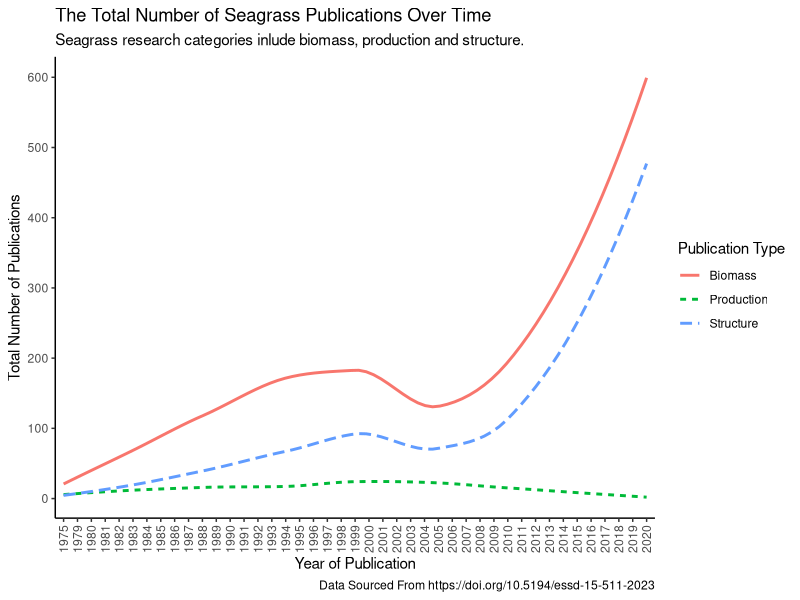
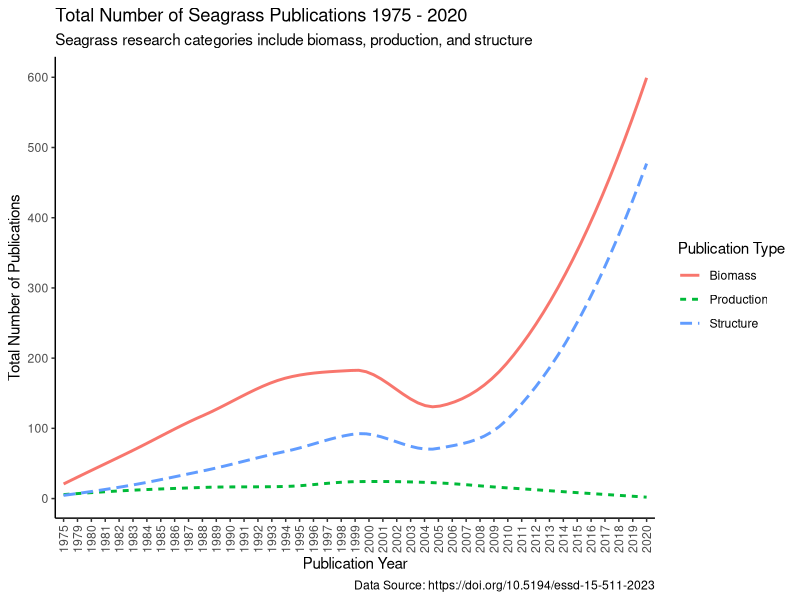

Write R code to recreate these figures, in order.
## ---- chunk 1
knitr::opts_chunk$set(echo = TRUE)
## ---- chunk 2
library(tidyverse)
## ---- chunk 3
seagrass<-read.csv("../data/SeagrassPubs.csv") # Read in data.
## ---- chunk 4
head(seagrass) # Look at data.
summary(seagrass) # Get summary of data.
glimpse(seagrass) # Look at data
## ---- chunk 5
# Extract author and year from reference column and create new data frame with these two variables separated.
seagrass1 <- seagrass %>% 
  mutate(Author = str_extract(string = Reference, pattern = "(?<=,\\s).+"),
         PubYear = str_extract(string = Reference, pattern = "[0-9]+")) %>% 
  select(Author:PubYear)
# Combine the Column for publication year to the original data frame using cbind function.
Pubyear = seagrass1$PubYear
seagrass2 <- cbind(seagrass, Pubyear) 
## ---- chunk 6
biomass<-seagrass2 %>% # Create new data frame and select which data frame to pull data from.
  group_by(Pubyear) %>% # Group publications by year.
  select(Pubyear, Seagr.biom.above.dm..g.m..2.) %>% # Select which 2 variables we are interested in using to tally.
   drop_na(Seagr.biom.above.dm..g.m..2.) %>% # Remove na values to only count the years with publications.
    tally() # Use tally function to get information on number of publications.
colnames(biomass) <- c("Pubyear", "tally1") # Create new column names.

biomass1<-seagrass2 %>% # Create new data frame and select which data frame to pull data from.
  group_by(Pubyear) %>%  # Group publications by year.
  select(Pubyear, Seagr.biom.below.dm..g.m..2.) %>% # Select which 2 variables we are interested in using to tally.
  drop_na(Seagr.biom.below.dm..g.m..2.) %>% # Remove na values to only count the years with publications.
    tally() # Use tally function to get information on number of publications.
colnames(biomass1) <- c("Pubyear", "tally2") # Create new column names.

biomass2<-seagrass2 %>% # Create new data frame and select which data frame to pull data from.
  group_by(Pubyear) %>%  # Group publications by year.
  select(Pubyear, Seagr.biom.tot.dm..g.m..2.) %>% # Select which 2 variables we are interested in using to tally.
  drop_na(Seagr.biom.tot.dm..g.m..2.) %>% # Remove na values to only count the years with publications.
    tally() # Use tally function to get information on number of publications.
colnames(biomass2) <- c("Pubyear", "tally3") # Create new column names.


# Organise data into one dataframe.

TBmass1 <- biomass %>%
  full_join(biomass1) # Combine tally columns for biomass and biomass1 into one dataframe.


TBmass2 <- TBmass1 %>%
  full_join(biomass2)  # Combine tally columns for TBmass1 and biomass2 into one dataframe. That puts all three tally columns into one dataframe.



TBmass2$tally1<-as.numeric(TBmass2$tally1) # Make tally1 numeric.
TBmass2$tally2<-as.numeric(TBmass2$tally2) # Make tally2 numeric.
TBmass2$tally3<-as.numeric(TBmass2$tally3) # Make tally3 numeric.

TBmass2[is.na(TBmass2)] <- 0 # Make all NA values equal 0

TBmass2$TotalBiomass<-rowSums(TBmass2[ , c("tally1", "tally2", "tally3")]) # Create new variable TotalBiomass that calculates the sum for each row for each publication year.

## ---- chunk 7
Structure1<-seagrass2 %>% # Create new data frame and select which data frame to pull data from.
  group_by(Pubyear) %>% # Group publications by year.
  select(Pubyear, Seagr.cov....) %>% # Select which 2 variables we are interested in using to tally.
   drop_na(Seagr.cov....) %>% # Remove na values to only count the years with publications.
    tally() # Use tally function to get information on number of publications.
colnames(Structure1) <- c("Pubyear", "tally1") # Create new column names.

Structure2<-seagrass2 %>% # Create new data frame and select which data frame to pull data from.
  group_by(Pubyear) %>%  # Group publications by year.
  select(Pubyear, Seagr.shoot.dens....m..2.) %>% # Select which 2 variables we are interested in using to tally.
  drop_na(Seagr.shoot.dens....m..2.) %>% # Remove na values to only count the years with publications.
    tally() # Use tally function to get information on number of publications.
colnames(Structure2) <- c("Pubyear", "tally2") # Create new column names.

Structure3<-seagrass2 %>% # Create new data frame and select which data frame to pull data from.
  group_by(Pubyear) %>%  # Group publications by year.
  select(Pubyear, Seagr.leaf.dens....m..2.) %>% # Select which 2 variables we are interested in using to tally.
  drop_na(Seagr.leaf.dens....m..2.) %>% # Remove na values to only count the years with publications.
    tally() # Use tally function to get information on number of publications.
colnames(Structure3) <- c("Pubyear", "tally3") # Create new column names.



# Organise data into one dataframe.

TStructure1 <- Structure1 %>%
  full_join(Structure2) # Combine tally columns for Structure1 and Structure2 into one dataframe.


TStructure2 <- TStructure1 %>%
  full_join(Structure3)  # Combine tally columns for TStructure1 and Structure3 into one dataframe. That puts all three tally columns into one dataframe.



TStructure2$tally1<-as.numeric(TStructure2$tally1) # Make tally1 numeric.
TStructure2$tally2<-as.numeric(TStructure2$tally2) # Make tally2 numeric.
TStructure2$tally3<-as.numeric(TStructure2$tally3) # Make tally3 numeric.

TStructure2[is.na(TStructure2)] <- 0 # Make all NA values equal 0

TStructure2$TotalStructure<-rowSums(TStructure2[ , c("tally1", "tally2", "tally3")]) # Create new variable TotalBiomass that calculates the sum for each row for each publication year.

## ---- chunk 8
Production1<-seagrass2 %>% #Create new data frame and select which data frame to pull data from.
  group_by(Pubyear) %>% # Group publications by year.
  select(Pubyear, Seagr.prod.above.dm..g.m..2.day.) %>% # Select which 2 variables we are interested in using to tally.
   drop_na(Seagr.prod.above.dm..g.m..2.day.) %>% # Remove na values to only count the years with publications.
    tally() # Use tally function to get information on number of publications.
colnames(Production1) <- c("Pubyear", "tally1") # Create new column names.

Production2<-seagrass2 %>% #Create new data frame and select which data frame to pull data from.
  group_by(Pubyear) %>%  # Group publications by year.
  select(Pubyear, Seagr.prod.below.dm..g.m..2.day.) %>% # Select which 2 variables we are interested in using to tally.
  drop_na(Seagr.prod.below.dm..g.m..2.day.) %>% # Remove na values to only count the years with publications.
    tally() # Use tally function to get information on number of publications.
colnames(Production2) <- c("Pubyear", "tally2") # Create new column names.

Production3<-seagrass2 %>% #Create new data frame and select which data frame to pull data from.
  group_by(Pubyear) %>%  # Group publications by year.
  select(Pubyear, Seagr.prod.total.dm..g.m..2.day.) %>% # Select which 2 variables we are interested in using to tally.
  drop_na(Seagr.prod.total.dm..g.m..2.day.) %>% # Remove na values to only count the years with publications.
    tally() # Use tally function to get information on number of publications.
colnames(Production3) <- c("Pubyear", "tally3") # Create new column names.




# Organise data into one dataframe.

TProduction1 <- Production1 %>%
  full_join(Production2) # Combine tally columns for Structure1 and Structure2 into one dataframe.


TProduction2 <- TProduction1 %>%
  full_join(Production3)  # Combine tally columns for TStructure1 and Structure3 into one dataframe. That puts all three tally columns into one dataframe.



TProduction2$tally1<-as.numeric(TProduction2$tally1) # Make tally1 numeric.
TProduction2$tally2<-as.numeric(TProduction2$tally2) # Make tally2 numeric.
TProduction2$tally3<-as.numeric(TProduction2$tally3) # Make tally3 numeric.

TProduction2[is.na(TProduction2)] <- 0 # Make all NA values equal 0

TProduction2$TotalProduction<-rowSums(TProduction2[ , c("tally1", "tally2", "tally3")]) # Create new variable TotalBiomass that calculates the sum for each row for each publication year.


## ---- chunk 9
# Join data into new data frame df_new using left join function. Join TBmass2 and Tstructure2 joining using Pubyear.
df_new <- 
  left_join(TBmass2, TStructure2, by = 'Pubyear') %>% 
  mutate(Pubyear = replace_na(Pubyear, 0)) # Replace na values with 0.

# Join data into new data frame df_new2 using left join function. Join df_new and TProduction2 joining using Pubyear.
df_new2 <- 
  left_join(df_new, TProduction2, by = 'Pubyear') %>% 
  mutate(Pubyear = replace_na(Pubyear, 0)) # Replace na values with 0.

summary(df_new2) # Look at new dataframe.


# Remove unwanted variables.
df_new2 <- subset(df_new2, select = -(tally1))
df_new2 <- subset(df_new2, select = -(tally2))
df_new2 <- subset(df_new2, select = -(tally3))
df_new2 <- subset(df_new2, select = -(tally1.x))
df_new2 <- subset(df_new2, select = -(tally1.y))
df_new2 <- subset(df_new2, select = -(tally2.x))
df_new2 <- subset(df_new2, select = -(tally2.y))
df_new2 <- subset(df_new2, select = -(tally3.x))
df_new2 <- subset(df_new2, select = -(tally3.y))

TotalData <- df_new2 # Create new dataframe called TotalData using data in df_new2
TotalData[is.na(TotalData)] <- 0 # Make all NA values equal 0
TotalData <- filter(TotalData, !Pubyear %in% c(2030, 2031, 2032, 2033)) # Remove years 2030, 2031, 2032 and 2033 from Total Data.
TotalData # Look at TotalData.

summary(TotalData) # Get summary of data.

## ---- chunk 10
FinalData <- TotalData |> 
  pivot_longer( # Pivot longer is used to lengthen and reshape dataframe.
    cols = TotalBiomass:TotalProduction, # This line of code is telling which columns need to be reorganised, using the : we tell R that all columns between and including TotalBiomass and TotalProduction are being reshaped.
    names_to = "PublicationType", # This tells R that the reshaped columns will be organised under the new column called PublicationType.
    values_to = "value" # This function tells R that we want to create a new column called value for the data that was stored in the cells of the original columns.
  )
## ---- chunk 11
ggplot(FinalData, aes(x = Pubyear, y = value, group = PublicationType, linetype = PublicationType, colour = PublicationType)) + # Create mapping aesthetics.
  geom_smooth(se=F) + # Create smooth plot and remove the confidence interval ribbons.
  theme_classic() + # Use classic theme aesthetics.
  labs(
    title = "The Total Number of Seagrass Publications Over Time", # Label title.
    subtitle = "Seagrass research categories inlude biomass, production and structure.", # Create a subtitle.
    x = "Year of Publication", y = "Total Number of Publications", # Create axes labels.
     linetype = "Publication Type", color = "Publication Type",  # Adjust legend title. 
    caption = "Data Sourced From https://doi.org/10.5194/essd-15-511-2023" # Create caption title.
  ) + 
    scale_colour_discrete(labels = c("Biomass", "Production", "Structure")) + # Adjust the labels used for colour legend.
  scale_linetype_discrete(labels = c("Biomass", "Production", "Structure")) + # Adjust the labels used for linetype legend.
  scale_y_continuous(breaks = seq(0, 700, by = 100)) + # Adjust y axis scale.
  theme(axis.text.x = element_text(angle = 90, vjust = 0.5, hjust=1)) # Change the angle of x axis labels.

#ggsave("Seagrass_plot.pdf") # Save plot as a pdf.

## ---- chunk 12
TotalData %>%
  pivot_longer(cols = -Pubyear) %>%
  ggplot(aes(x = Pubyear, y = value, group = name, linetype = name, color = name)) +
  geom_smooth(se=F) + # Create smooth plot and remove the confidence interval ribbons
  theme_classic() +
  labs(
    title = "Total Number of Seagrass Publications 1975 - 2020",
    subtitle = "Seagrass research categories include biomass, production, and structure",
    caption = "Data Source: https://doi.org/10.5194/essd-15-511-2023",
    x = "Publication Year", y = "Total Number of Publications",
    linetype = "Publication Type", color = "Publication Type"
  ) +
  scale_color_discrete(labels = c("Biomass", "Production", "Structure")) +
  scale_linetype_discrete(labels = c("Biomass", "Production", "Structure")) +
   scale_y_continuous(breaks = seq(0, 700, by = 100)) +
  theme(axis.text.x = element_text(angle = 90, vjust = 0.5, hjust=1))

# ggsave("Seagrass_plot_Ivy.jpg") # Save plot as a jpg
